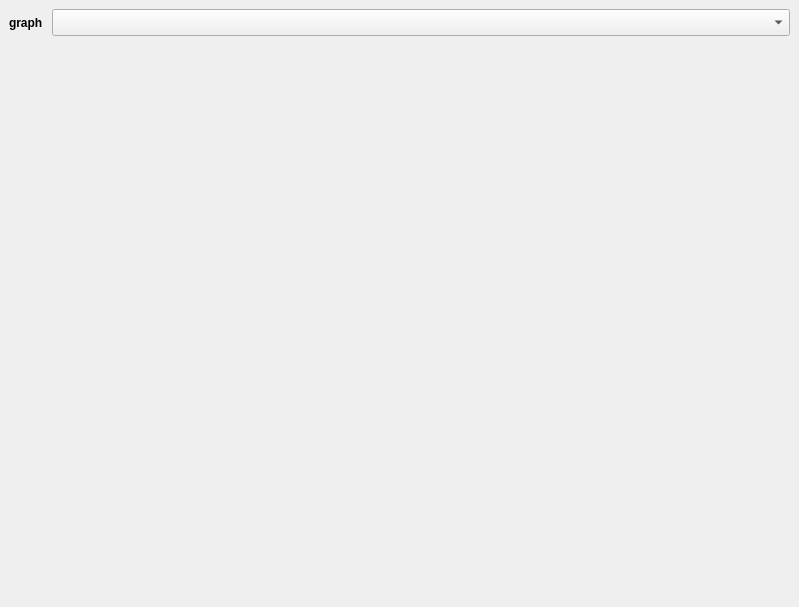
<?xml version="1.0" encoding="UTF-8"?>
<ui version="4.0">
 <class>PythonPanel</class>
 <widget class="QWidget" name="PythonPanel">
  <property name="geometry">
   <rect>
    <x>0</x>
    <y>0</y>
    <width>799</width>
    <height>607</height>
   </rect>
  </property>
  <property name="acceptDrops">
   <bool>true</bool>
  </property>
  <layout class="QVBoxLayout" name="verticalLayout_2">
   <property name="spacing">
    <number>0</number>
   </property>
   <property name="leftMargin">
    <number>0</number>
   </property>
   <property name="topMargin">
    <number>0</number>
   </property>
   <property name="rightMargin">
    <number>0</number>
   </property>
   <property name="bottomMargin">
    <number>0</number>
   </property>
   <item>
    <widget class="QWidget" name="tabWidget" native="true">
     <property name="toolTip">
      <string/>
     </property>
     <layout class="QVBoxLayout" name="verticalLayout_3">
      <property name="spacing">
       <number>0</number>
      </property>
      <property name="leftMargin">
       <number>0</number>
      </property>
      <property name="topMargin">
       <number>0</number>
      </property>
      <property name="rightMargin">
       <number>0</number>
      </property>
      <property name="bottomMargin">
       <number>0</number>
      </property>
      <item>
       <widget class="QFrame" name="frameWidget">
        <property name="minimumSize">
         <size>
          <width>0</width>
          <height>45</height>
         </size>
        </property>
        <property name="maximumSize">
         <size>
          <width>16777215</width>
          <height>45</height>
         </size>
        </property>
        <property name="frameShape">
         <enum>QFrame::NoFrame</enum>
        </property>
        <property name="frameShadow">
         <enum>QFrame::Raised</enum>
        </property>
        <layout class="QHBoxLayout" name="horizontalLayout">
         <item>
          <widget class="QLabel" name="graphComboTitle">
           <property name="sizePolicy">
            <sizepolicy hsizetype="Maximum" vsizetype="Preferred">
             <horstretch>0</horstretch>
             <verstretch>0</verstretch>
            </sizepolicy>
           </property>
           <property name="styleSheet">
            <string notr="true">font: bold;</string>
           </property>
           <property name="text">
            <string>graph </string>
           </property>
          </widget>
         </item>
         <item>
          <widget class="TreeViewComboBox" name="graphCombo">
           <property name="sizePolicy">
            <sizepolicy hsizetype="Expanding" vsizetype="Expanding">
             <horstretch>0</horstretch>
             <verstretch>0</verstretch>
            </sizepolicy>
           </property>
           <property name="toolTip">
            <string>The current graph will be bound to The Python global variable named &quot;graph&quot;</string>
           </property>
          </widget>
         </item>
        </layout>
       </widget>
      </item>
      <item>
       <widget class="tlp::PythonShellWidget" name="pythonShellWidget" native="true">
        <property name="sizePolicy">
         <sizepolicy hsizetype="Expanding" vsizetype="Expanding">
          <horstretch>0</horstretch>
          <verstretch>0</verstretch>
         </sizepolicy>
        </property>
       </widget>
      </item>
     </layout>
    </widget>
   </item>
  </layout>
 </widget>
 <customwidgets>
  <customwidget>
   <class>TreeViewComboBox</class>
   <extends>QComboBox</extends>
   <header>tulip/TreeViewComboBox.h</header>
   <container>1</container>
  </customwidget>
  <customwidget>
   <class>tlp::PythonShellWidget</class>
   <extends>QWidget</extends>
   <header location="global">tulip/PythonShellWidget.h</header>
   <container>1</container>
  </customwidget>
 </customwidgets>
 <resources/>
 <connections/>
</ui>
